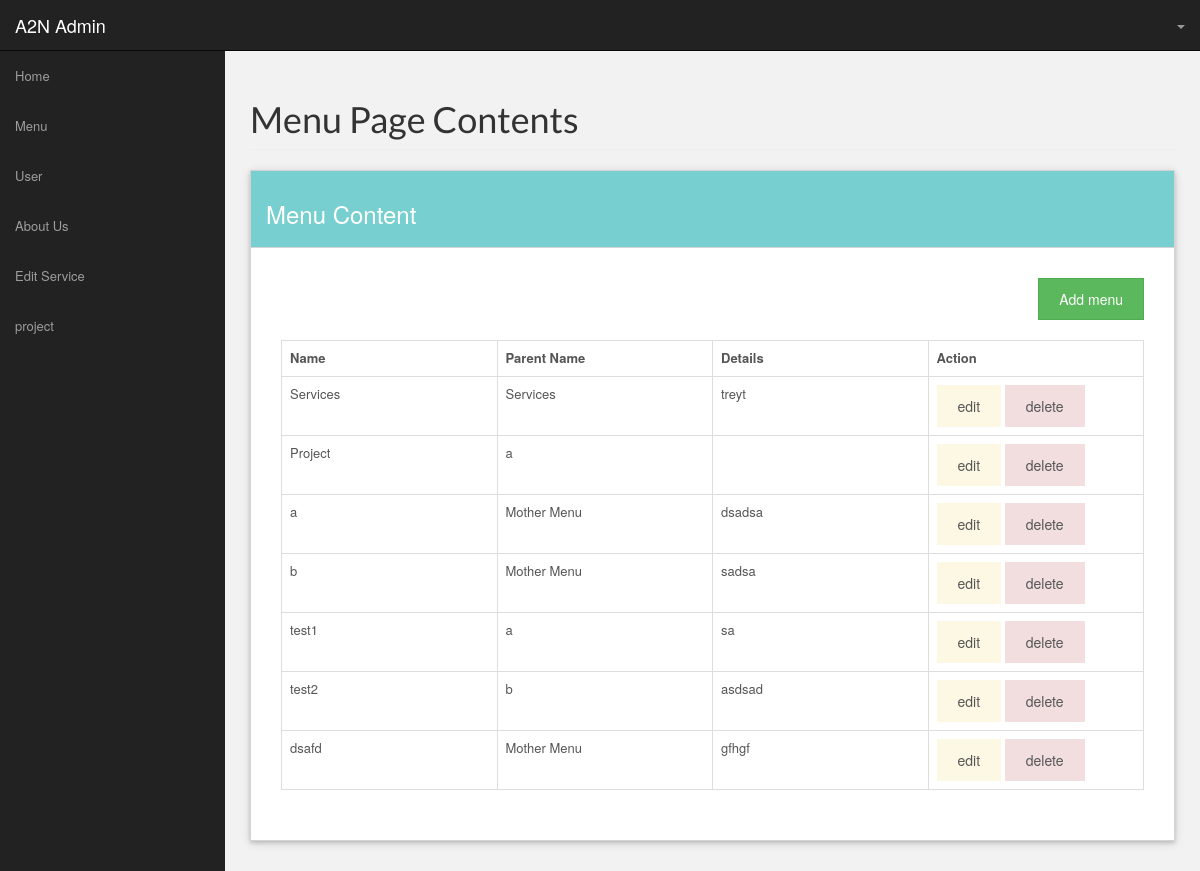
Page /index.php/menu on the committed database.
### tables this page shows
CREATE TABLE `menu` (
  `menu_id` int(100) NOT NULL,
  `name` varchar(1000) NOT NULL,
  `parent_id` varchar(1000) NOT NULL,
  `details` varchar(1000) NOT NULL,
  `insert_by` varchar(1000) NOT NULL,
  `insert_time` varchar(1000) NOT NULL
);

### application/controllers/Menu.php (called while the page is built, shortened)
<?php
class Menu extends CI_Controller {
   public function __construct()
   {
       $this->load->model('Loginm');
       $this->load->model('Menum');
   }
    public function index()
    {
        $id = $this->session->userdata('id');
        $this->data['name']= $this->Loginm->get_username($id);
        $this->data['show_menu']= $this->Menum->show_menu();
        $this->load->view('menu', $this->data);
    }
}

### index.php (called while the page is built, shortened)
<?php
require_once BASEPATH.'core/CodeIgniter.php';

### application/models/Menum.php (called while the page is built, shortened)
<?php if ( ! defined('BASEPATH')) exit('No direct script access allowed');
class Menum extends CI_Model
{
    public function show_menu(){
        $query = $this->db->get('menu');
        return $query->result();
    }
}

### application/views/menu.php (the view, shortened to what this page needs)
<!DOCTYPE html>
<html lang="en">
<head>
</head>
<body>
<div id="wrapper">
    <nav class="navbar navbar-inverse navbar-fixed-top" role="navigation">
    </nav>
    <div id="page-wrapper">
        <div class="container-fluid">
            <div class="row">
                <div class="col-lg-12">
                    <h1 class="page-header">
                        Menu Page Contents
                    </h1>
                </div>
            </div>
            <div class="row">
                <div class="col-md-12">
                    <div class="panel panel-success">
                        <div class="panel-heading"><h3>Menu Content</h3></div>
                        <div class="panel-body">
                            <div style="float: right;>
                                      <a href="#"> <button class="btn btn-success" onclick="selectid6(this)">Add menu </button></a>
                        </div><br><br><br>
                        <div class="table-responsive">
                            <table class="table  table-bordered">
                                <tr>
                                    <th>
                                       Name
                                    </th>
                                    <th>
                                        Parent Name
                                    </th>
                                    <th>
                                        Details
                                    </th>
                                    <th>
                                        Action
                                    </th>
                                </tr>
                                    <?php foreach ($show_menu as $m) { ?>
                                <tr>
                                        <td width="20%"><?php echo $m->name?></td>
                                    <?php  if($m->parent_id=='0'){?>
                                    <td width="20%">Mother Menu</td>
                                    <?php }else{
                                        $p_id=$m->parent_id;
                                        $query=$this->db->query("SELECT * FROM `menu` WHERE `menu_id` = '$p_id'");
                                             foreach($query->result() as $t){?>
                                            <td width="20%"><?php echo $t->name?></td>
                                    <?php }}?>
                                            <td width="20%"><?php echo $m->details?></td>
                                    <td width="20%"><button type="button" data-panel-id="<?php echo $m->menu_id ?>" onclick="selectid9(this)" class="btn bg-warning">edit</button>
                                            <button type="button" data-panel-id="<?php echo $m->menu_id ?>" onclick="selectid7(this)" class="btn bg-danger">delete</button></td>
                                </tr>
                                        <?php
                                    }?>
                            </table>
                        </div>
                        </div>
                    </div>
                </div>
            </div>
        </div>
    </div>
</div>
</body>
</html>

### css/sb-admin.css (style rules this page uses)
body { margin-top: 100px; background-color: #222; }
@media (min-width:768px) { body { margin-top: 50px; } }
#wrapper { padding-left: 0; }
#page-wrapper { width: 100%; padding: 0; background-color: #f2f2f2; }
@media (min-width:768px) { #wrapper { padding-left: 225px; } }
@media (min-width:768px) { #page-wrapper { padding: 10px; } }

### css/style2.css (style rules this page uses)
html * { -webkit-font-smoothing: antialiased; -moz-osx-font-smoothing: grayscale }
body { font-size: 13px; line-height: 1.4; color: #555; background-color: #f5f5f5; font-family: "Helvetica Neue", Helvetica, Arial, sans-serif }
.high_light h3, h1, h2, h3.slide_typo { font-family: Lato, "Helvetica Neue", Helvetica, Arial, sans-serif }
h1, h2, h3, h4, h5, h6, label { color: #333 }
.btn { border-radius: 0px; padding: 10px 20px; transition: all 0.5s ease; }
.panel, .panel-group .panel, .payment_select { border-radius: 3px }
.panel-success>.panel-heading { border-radius:0px; background-color: #78cfcf; border-color: #D4D4D4; }
.panel-success>.panel-heading h3 { color: #fff; }
.panel { box-shadow: 0 2px 4px 0 rgba(0,0,0,0.16),0 2px 10px 0 rgba(0,0,0,0.12); -webkit-box-shadow: 0 2px 4px 0 rgba(0,0,0,0.16),0 2px 10px 0 rgba(0,0,0,0.12); -moz-box-shadow: 0 2px 4px 0 rgba(0,0,0,0.16),0 2px 10px 0 rgba(0,0,0,0.12); -o-box-shadow: 0 2px 4px 0 rgba(0,0,0,0.16),0 2px 10px 0 rgba(0,0,0,0.12); border-color: #D4D4D4; border-radius:0px; }
.panel-heading { border-top-left-radius: 3px; border-top-right-radius: 3px }
.panel-body { padding: 30px; line-height: 1.6 !important }

### css/style.css (style rules this page uses)
body, html { font-size: 100%; padding: 0; margin: 0; }
*, *:after, *:before { -webkit-box-sizing: border-box; -moz-box-sizing: border-box; box-sizing: border-box; }
body { font-family: 'Lato', Calibri, Arial, sans-serif; background: #ffffff; min-height: 800px; }
h1 { font-family: 'Raleway', sans-serif; color:#333333; font-size: 44px; font-style: normal; font-variant: normal ; font-weight: 200; line-height: 54px; }
h3 { font-family: 'Raleway', sans-serif; color:#333333; font-size: 14px; font-style: normal; font-variant: normal ; font-weight: 500; }

### rows in the picture
menu: name "Services", details "treyt"
menu: name "Project"
menu: name "a", parent_id "Mother Menu", details "dsadsa"
menu: name "b", parent_id "Mother Menu", details "sadsa"
menu: name "test1", details "sa"
menu: name "test2", details "asdsad"
menu: name "dsafd", parent_id "Mother Menu", details "gfhgf"
